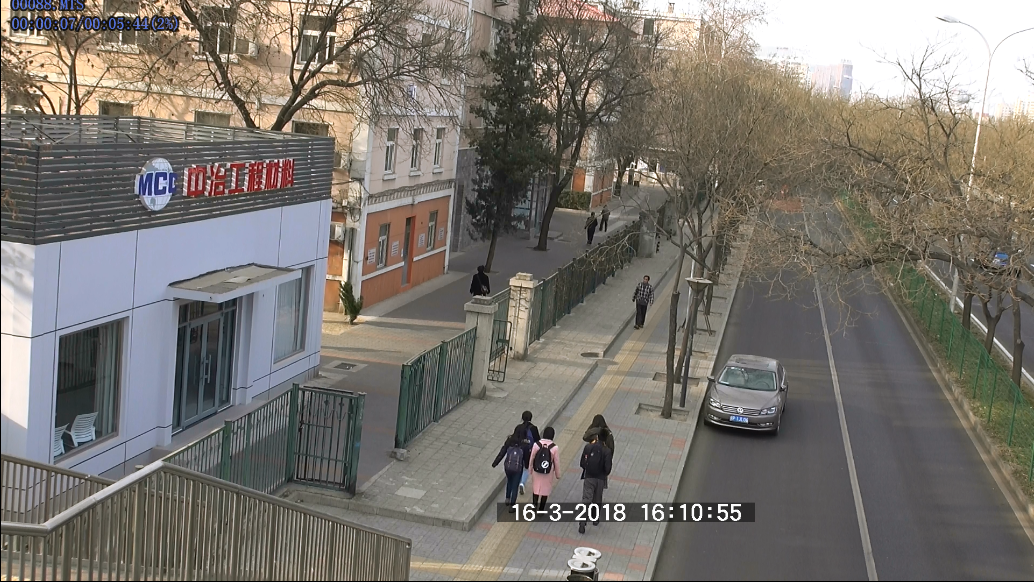
//> input picture GME/1.jpg, 1034 x 582 px
$ ./源   (built with g++ and OpenCV 4)
//> lines starting //> are read from the running program, lines starting //| are printed output that depends on the picture
#include<opencv2/core/core.hpp>
#include<opencv2/highgui/highgui.hpp>
#include<opencv2/imgproc/imgproc.hpp>
#include<iostream>
using namespace std;
using namespace cv;
Mat& MyGammaCorrection(Mat& I, float fGamma){
	CV_Assert(I.data);
	// accept only char type matrices
	CV_Assert(I.depth() != sizeof(uchar));
	// build look up table
	unsigned char lut[256];
	for (int i = 0; i < 256; i++){
		lut[i] = pow((float)(i / 255.0), fGamma) * 255.0;
	}
	const int channels = I.channels();
	switch (channels){
	case 1:{
			   MatIterator_<uchar> it, end;
			   for (it = I.begin<uchar>(), end = I.end<uchar>(); it != end; it++)
				   //*it = pow((float)(((*it))/255.0), fGamma) * 255.0;
				   *it = lut[(*it)];
			   break;
	}
	case 3:{
			   MatIterator_<Vec3b> it, end;
			   for (it = I.begin<Vec3b>(), end = I.end<Vec3b>(); it != end; it++){
				   //(*it)[0] = pow((float)(((*it)[0])/255.0), fGamma) * 255.0;
				   //(*it)[1] = pow((float)(((*it)[1])/255.0), fGamma) * 255.0;
				   //(*it)[2] = pow((float)(((*it)[2])/255.0), fGamma) * 255.0;
				   (*it)[0] = lut[((*it)[0])];
				   (*it)[1] = lut[((*it)[1])];
				   (*it)[2] = lut[((*it)[2])];
			   }
			   break;
	}
	}
	return I;
}
bool cvMatEQ(const cv::Mat& data1, const cv::Mat& data2)
{
	bool success = true;
	// check if is multi dimensional
	if (data1.dims > 2 || data2.dims > 2)
	{
		if (data1.dims != data2.dims || data1.type() != data2.type())
		{
			return false;
		}
		for (int dim = 0; dim < data1.dims; dim++){
			if (data1.size[dim] != data2.size[dim]){
				return false;
			}
		}
	}
	else
	{
		if (data1.size() != data2.size() || data1.channels() != data2.channels() || data1.type() != data2.type()){
			return false;
		}
	}
	int nrOfElements = data1.total()*data1.elemSize1();
	//bytewise comparison of data
	int cnt = 0;
	for (cnt = 0; cnt < nrOfElements && success; cnt++)
	{
		if (data1.data[cnt] != data2.data[cnt]){
			success = false;
		}
	}
	return success;
}
double count_GM(Mat oriFrame){
	Mat gammaFrame = MyGammaCorrection(oriFrame, 0.45);

	Mat channels[3];
	split(oriFrame, channels);//分离色彩通道
	//imshow("channels0", channels[0]);
	//imshow("channels1", channels[1]);
	//imshow("channels2", channels[2]);

	Mat mask_neg1;
	Mat mask_0 = cv::Mat::zeros(oriFrame.size(), CV_32F);
	Mat mask_1 = cv::Mat::ones(oriFrame.size(), CV_32F);
	cv::subtract(mask_1, mask_0, mask_neg1);
	//imshow("mask", mask_neg1);
	//imshow("mask0", mask_0);
	//imshow("mask1", mask_1);

	double max_grad_magni = -10000000.0;
	// [22 lines of commented-out code are left out]
	Mat mask_res0, mask_res1, mask_res2;
	double GME = 0.0;
	double sum_his = 0.0;
	Mat  tidu, jiaodu;


	Mat grad_x, grad_y;
	Mat abs_grad_x, abs_grad_y;
	Sobel(channels[2], grad_x, oriFrame.depth(), 1, 0);
	convertScaleAbs(grad_x, abs_grad_x);
	//imshow("abs_grad_x", abs_grad_x);

	Sobel(channels[2], grad_y, oriFrame.depth(), 0, 1);
	convertScaleAbs(grad_y, abs_grad_y);
	grad_x.convertTo(grad_x, CV_32FC3, 1 / 255.0);
	grad_y.convertTo(grad_y, CV_32FC3, 1 / 255.0);
	//cout << grad_x << endl;
	int his[180] = { 0 };
	cartToPolar(grad_x, grad_y, tidu, jiaodu, true);
	for (int col = 0; col < tidu.cols; col++){
		for (int row = 0; row < tidu.rows; row++){
			int td = (int)(*(tidu.data + tidu.step[0] * row + tidu.step[1] * col));
			int jd = (int)(*(jiaodu.data + tidu.step[0] * row + tidu.step[1] * col));
			if (td != 0){
				//cout << k << endl;
				//cout << k << "  " << atan(k) * 180/3.1415926 << endl;
				// his[int(floor(abs(atan((double)(*(mask_res.data + mask_res.step[0] * row + mask_res.step[1] * col))))))]++;
				if (jd >= 180){
					jd -= 180;
				}
				his[jd]++;
			}
		}
	}
	//cout << tidu<< endl;
	//cout << jiaodu << endl;
	for (int i = 0; i < 180; ++i){
		//cout << i << "  " << his[i] << endl;
		sum_his += his[i];
	}
	double pi = 0.0;
	for (int i = 0; i < 180; ++i){
		pi = his[i] / sum_his;
		GME -= pi*log(pi);
	}

	//cout << GME << endl;
	return GME;
}
int main(){
	Mat oriFrame1 = imread("E:\\1.jpg");
//> oriFrame1 is the input picture: 582 rows x 1034 cols, CV_8UC3; mean B, G, R 110.8, 117.2, 122
	Mat oriFrame2 = imread("E:\\2.jpg");
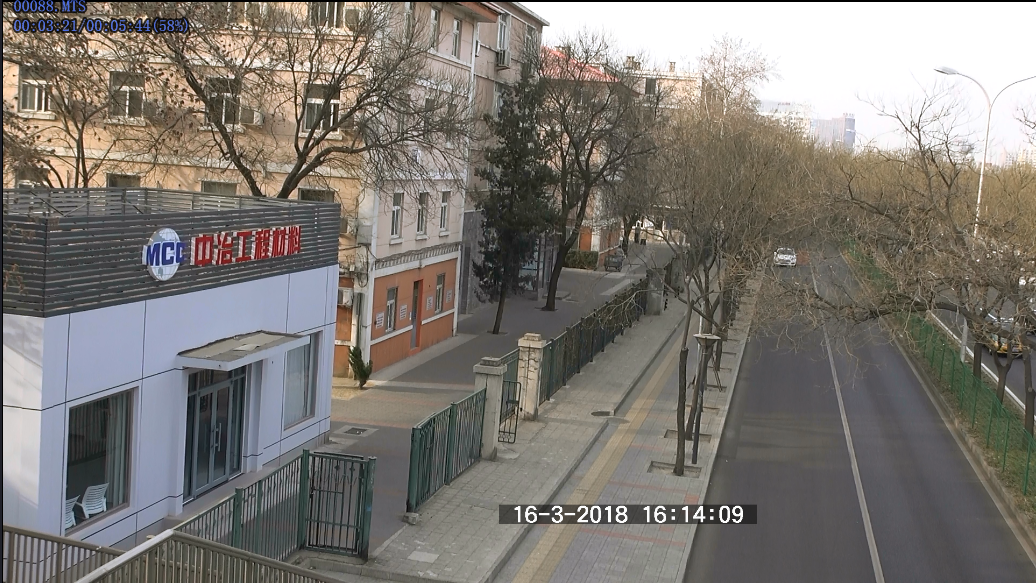
//> input picture GME/2.jpg, 1036 x 583 px
//> oriFrame2 is the input picture: 583 rows x 1036 cols, CV_8UC3; mean B, G, R 114.7, 120.3, 125
	Mat oriFrame3 = imread("E:\\3.jpg");
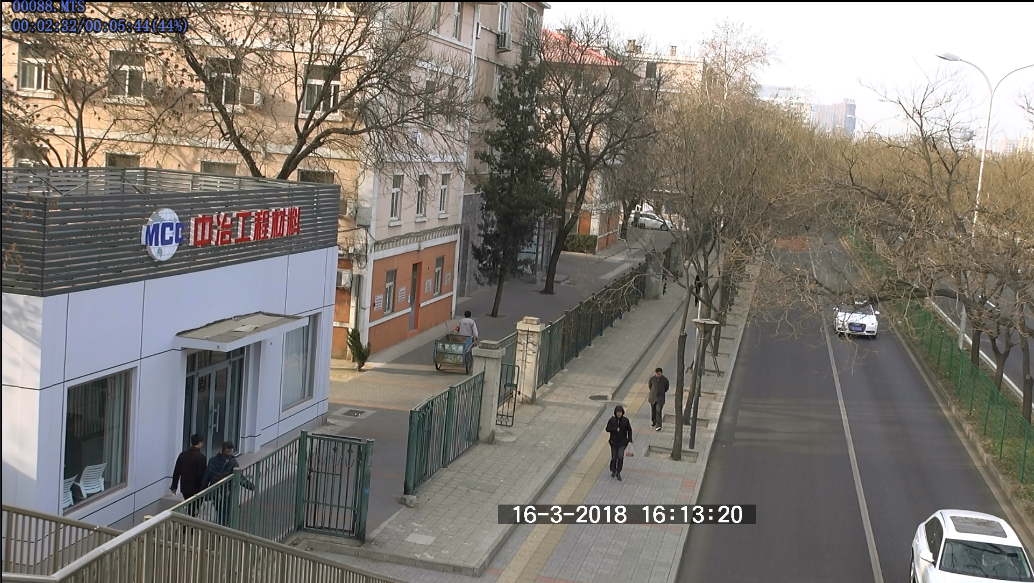
//> input picture GME/3.jpg, 1034 x 583 px
//> oriFrame3 is the input picture: 583 rows x 1034 cols, CV_8UC3; mean B, G, R 116.1, 122.5, 127.6
	Mat oriFrame4 = imread("E:\\4.jpg");
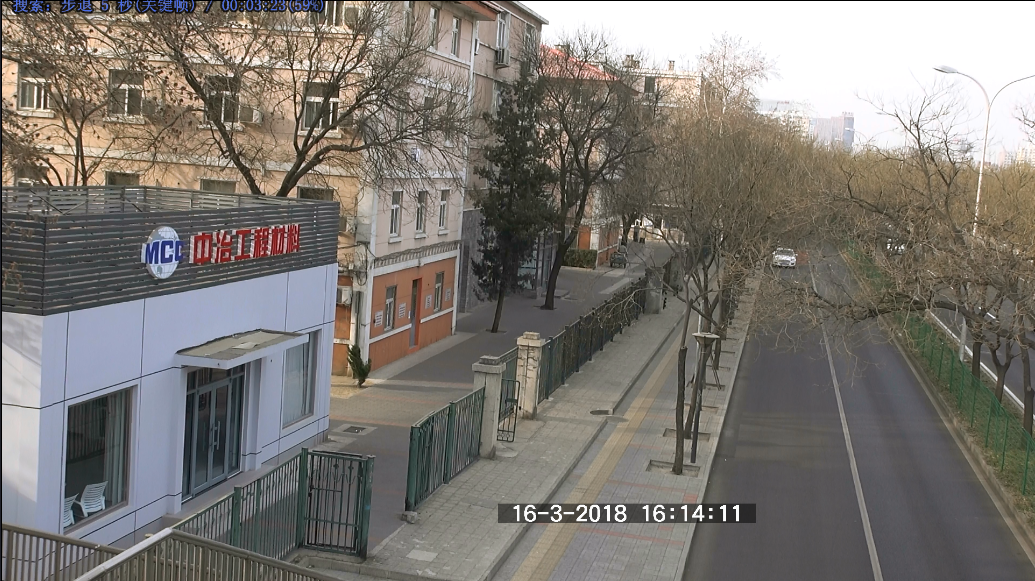
//> input picture GME/4.jpg, 1035 x 581 px
//> oriFrame4 is the input picture: 581 rows x 1035 cols, CV_8UC3; mean B, G, R 114.7, 120.2, 124.7

	double gme1 = count_GM(oriFrame1);
//> after the loop in count_GM, `for (int col = 0; col < tidu.cols; col++)`: his = 180 values, max 263533 at index 0, min 117 at index 94, mean 2255
//> the loop in count_GM, `for (int i = 0; i < 180; ++i)` made 180 passes
//> sum_his on passes 1 to 3: 263533, 265184, 266010
//> after the loop in count_GM, `for (int i = 0; i < 180; ++i)`: sum_his = 405894
//> the loop in count_GM, `for (int i = 0; i < 180; ++i)` made 180 passes
//> (pi, GME) on passes 1 to 3: (0.649, 0.28), (0.00407, 0.303), (0.00204, 0.315)
//> after the loop in count_GM, `for (int i = 0; i < 180; ++i)`: GME = 2.34
//> gme1 = 2.34
	double gme2 = count_GM(oriFrame2);
//> in count_GM (call 2), `cartToPolar(grad_x, grad_y, tidu, jiaodu, true);`:
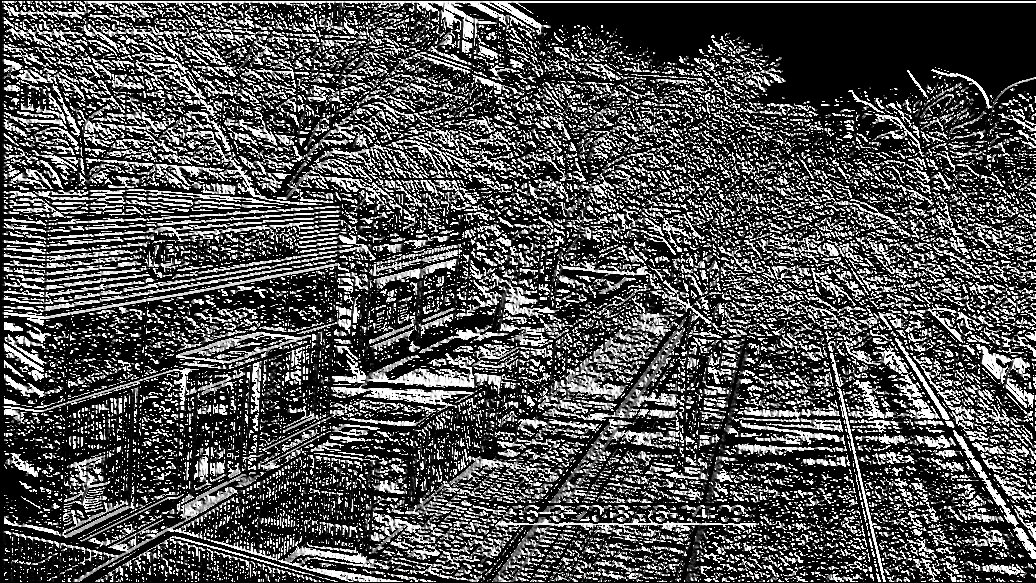
//> jiaodu: 583 rows x 1036 cols, CV_32FC1; min 0, max 90, mean 28.2; drawn with min black and max white
//> after the loop in count_GM (call 2), `for (int col = 0; col < tidu.cols; col++)`: his = 180 values, max 260635 at index 0, min 126 at index 94, mean 2199.1
//> the loop in count_GM (call 2), `for (int i = 0; i < 180; ++i)` made 180 passes
//> sum_his on passes 1 to 3: 260635, 262213, 263078
//> after the loop in count_GM (call 2), `for (int i = 0; i < 180; ++i)`: sum_his = 395841
//> the loop in count_GM (call 2), `for (int i = 0; i < 180; ++i)` made 180 passes
//> (pi, GME) on passes 1 to 3: (0.658, 0.275), (0.00399, 0.297), (0.00219, 0.311)
//> after the loop in count_GM (call 2), `for (int i = 0; i < 180; ++i)`: GME = 2.29
//> gme2 = 2.29
	double gme3 = count_GM(oriFrame3);
//> in count_GM (call 3), `cartToPolar(grad_x, grad_y, tidu, jiaodu, true);`:
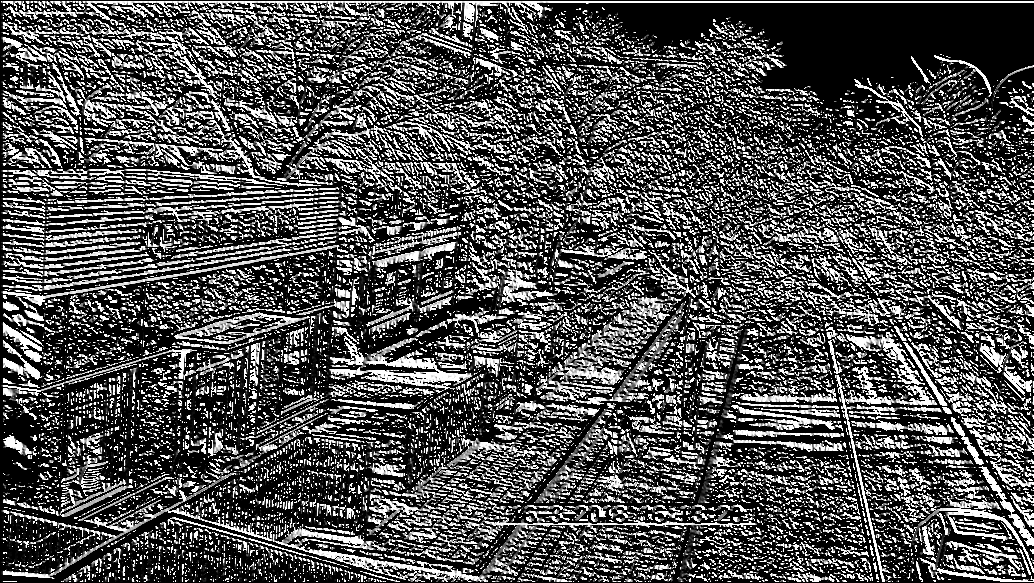
//> jiaodu: 583 rows x 1034 cols, CV_32FC1; min 0, max 90, mean 28.8; drawn with min black and max white
//> after the loop in count_GM (call 3), `for (int col = 0; col < tidu.cols; col++)`: his = 180 values, max 264266 at index 0, min 115 at index 94, mean 2235
//> the loop in count_GM (call 3), `for (int i = 0; i < 180; ++i)` made 180 passes
//> sum_his on passes 1 to 3: 264266, 265893, 266710
//> after the loop in count_GM (call 3), `for (int i = 0; i < 180; ++i)`: sum_his = 402299
//> the loop in count_GM (call 3), `for (int i = 0; i < 180; ++i)` made 180 passes
//> (pi, GME) on passes 1 to 3: (0.657, 0.276), (0.00404, 0.298), (0.00203, 0.311)
//> after the loop in count_GM (call 3), `for (int i = 0; i < 180; ++i)`: GME = 2.3
//> gme3 = 2.3
	double gme4 = count_GM(oriFrame4);
//> in count_GM (call 4), `cartToPolar(grad_x, grad_y, tidu, jiaodu, true);`:
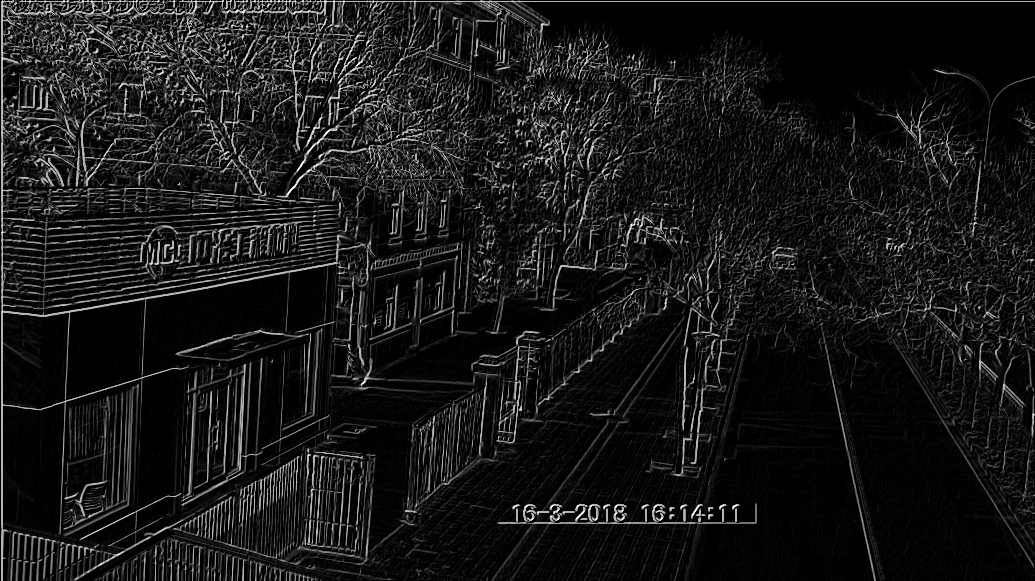
//> tidu: 581 rows x 1035 cols, CV_32FC1; min 0, max 1.41, mean 0.134; drawn with min black and max white
//> in count_GM (call 4), `cartToPolar(grad_x, grad_y, tidu, jiaodu, true);`:
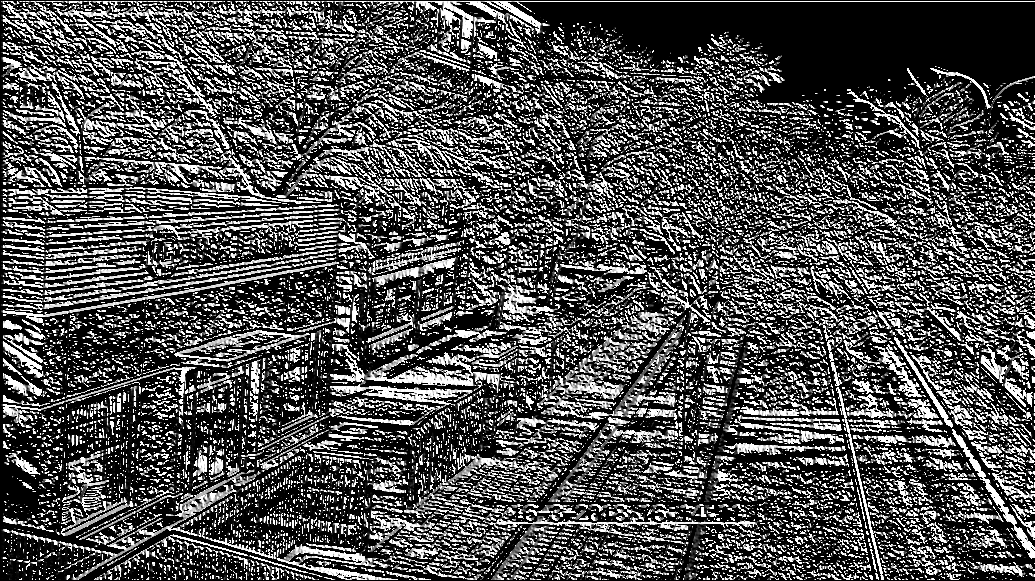
//> jiaodu: 581 rows x 1035 cols, CV_32FC1; min 0, max 90, mean 28.5; drawn with min black and max white
//> after the loop in count_GM (call 4), `for (int col = 0; col < tidu.cols; col++)`: his = 180 values, max 262584 at index 0, min 126 at index 107, mean 2210.2
//> the loop in count_GM (call 4), `for (int i = 0; i < 180; ++i)` made 180 passes
//> sum_his on passes 1 to 3: 262584, 264197, 265017
//> after the loop in count_GM (call 4), `for (int i = 0; i < 180; ++i)`: sum_his = 397837
//> the loop in count_GM (call 4), `for (int i = 0; i < 180; ++i)` made 180 passes
//> (pi, GME) on passes 1 to 3: (0.66, 0.274), (0.00405, 0.297), (0.00206, 0.309)

	cout << gme1 << endl;
//| 2.33987
	cout << gme2 << endl;
//| 2.29024
	cout << gme3 << endl;
//| 2.30301
	cout << gme4 << endl;
//| 2.28369

	system("pause");
}
